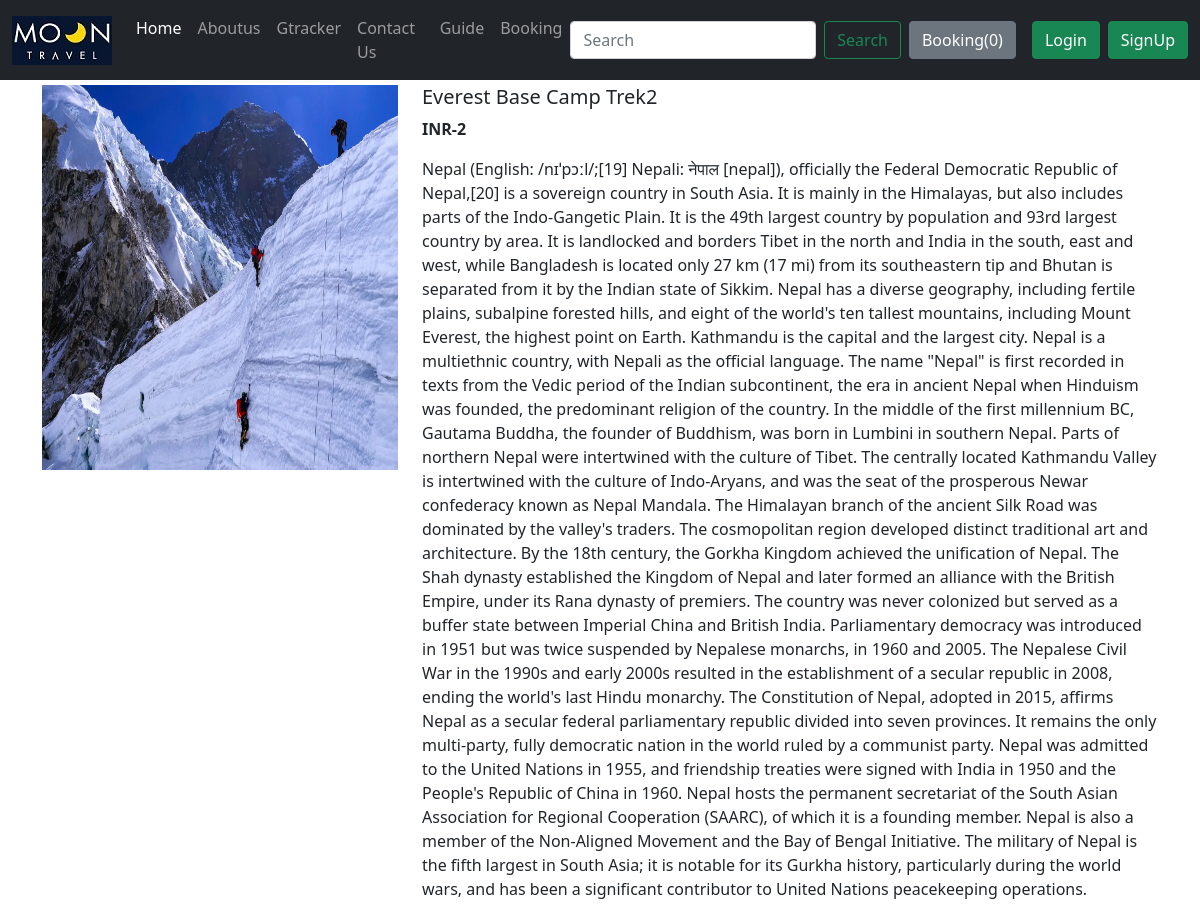
The page /products/15 on the database its author committed.
### home/models.py (models this page shows, shortened)
class Product(models.Model):
    product_id = models.AutoField
    product_name = models.CharField(max_length=50)
    category = models.CharField(max_length=50, default="")
    subcategory = models.CharField(max_length=50, default="")
    price = models.IntegerField(default=0)
    desc = models.CharField(max_length=50000)
    pub_date = models.DateField()
    image = models.ImageField(upload_to='shop/images', default="")

### home/views.py (the view)
# urls.py: path("products/<int:myid>", views.productView, name="ProductView"),
def productView(request, myid):
    product = Product.objects.filter(id=myid)
    return render(request, 'productView.html', {'product':product[0]})

### templates/productView.html (shortened to what this page needs)
{% extends 'base.html' %}
{% block body %}
<div class="container my-4">
    <div class="row" style=" top: 61px; position: relative;">
        <div class="col-md-4">
            <div class="row">
                <img src="/media/{{product.image}}" width="233px" height="385px">
            </div>
        </div>
        <div class="col-md-8">
            <h5>{{product.product_name}}</h5>
            <p><b>INR-{{product.price}} </b></p>
            <p>{{product.desc}}</p>
        </div>
    </div>
</div>
{% endblock body %}

### rows shown on the page
Product: image (picture), product_name "Everest Base Camp Trek2", price "2", desc "Nepal (English: /nɪˈpɔːl/;[19] Nepali: नेपाल [nepal]), officially the Federal Democratic Republic of Nepal,[20] is a sovereign country in South Asia. It is mainly in the Himalayas, but also includes parts of the Indo-Gangetic Plain. It is the 49th largest country by population and 93rd largest country by area. It is landlocked and borders Tibet in the north and India in the south, east and west, while Bangladesh is located only 27 km (17 mi) from its southeastern tip and Bhutan is separated from it by the Indian state of Sikkim. Nepal has a diverse geography, including fertile plains, subalpine forested hills, and eight of the world's ten tallest mountains, including Mount Everest, the…"
